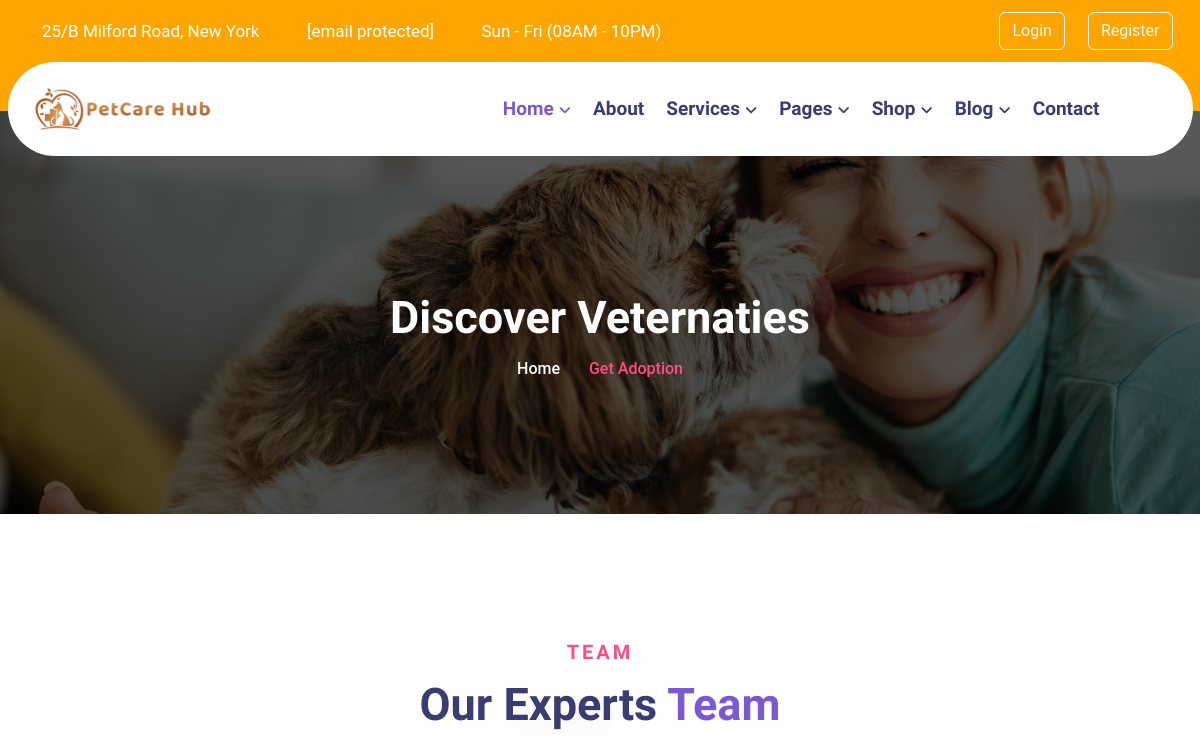
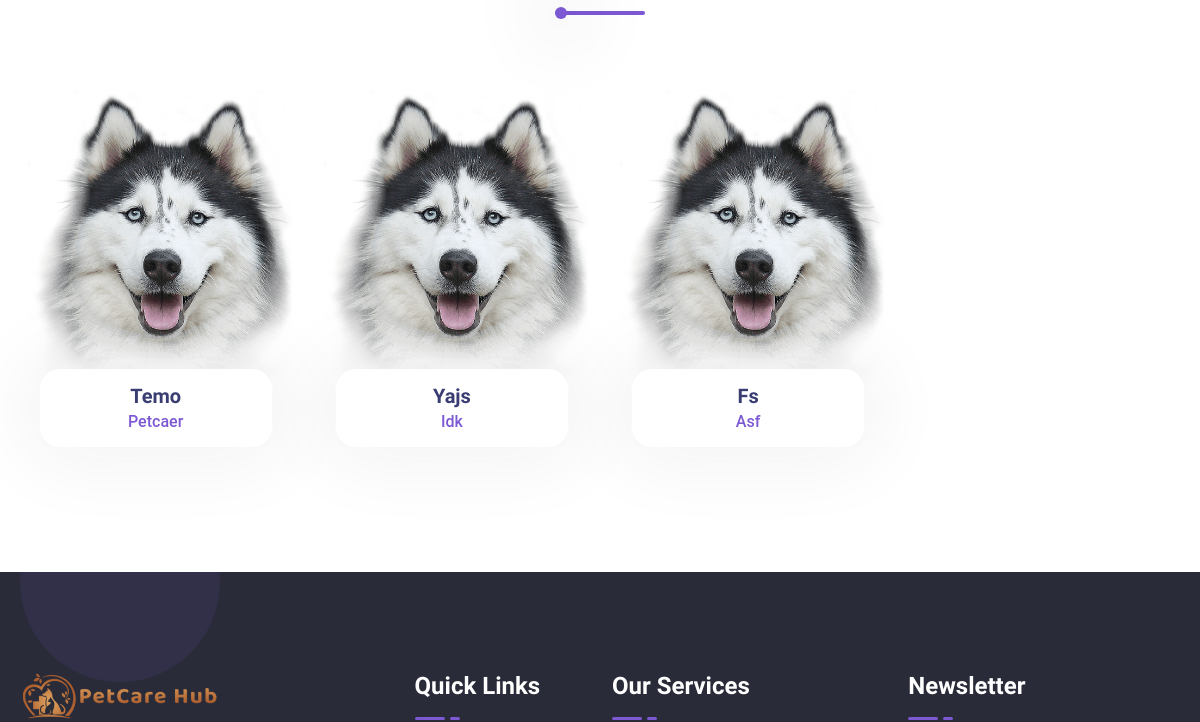
The page /vetdis/ (upper part) on the database as committed earlier (2 pictures, top to bottom).
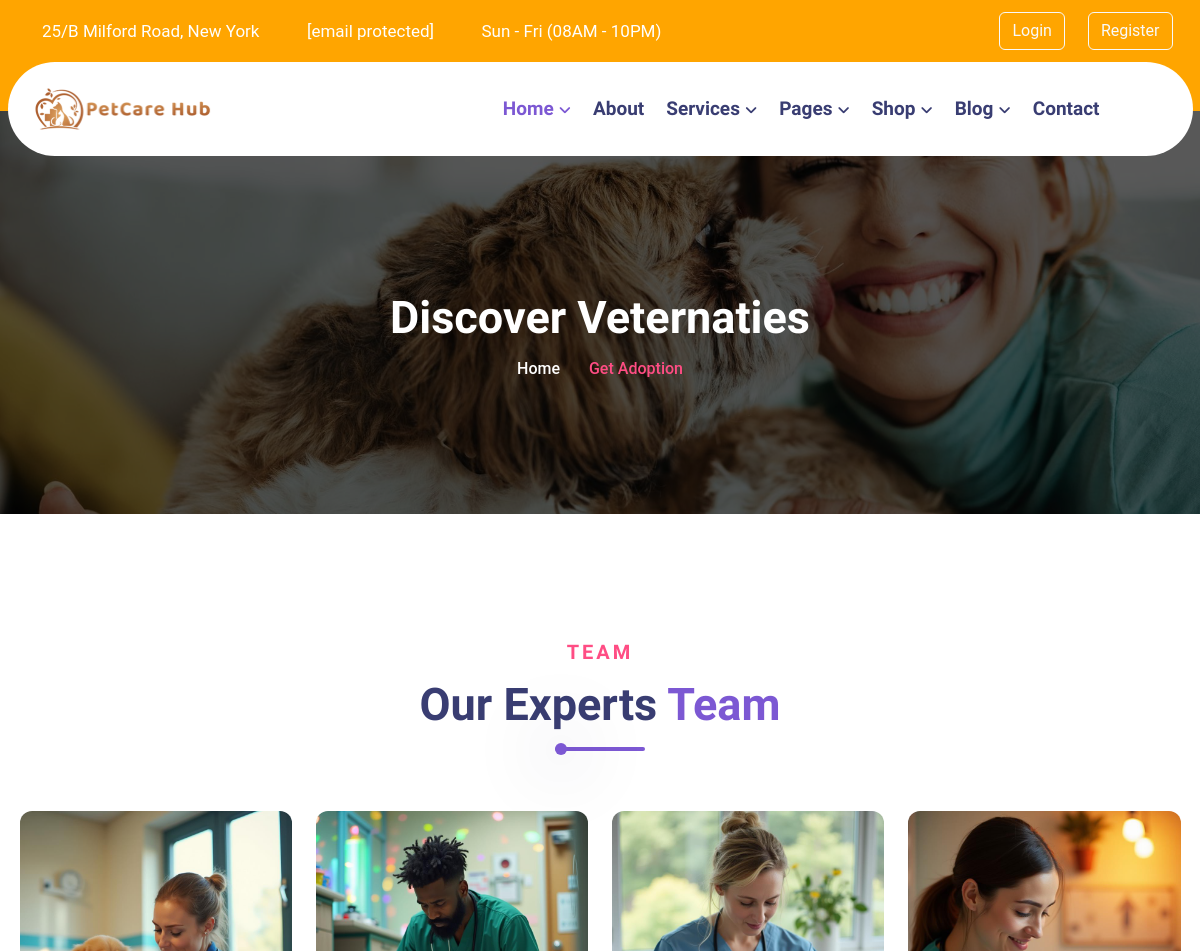
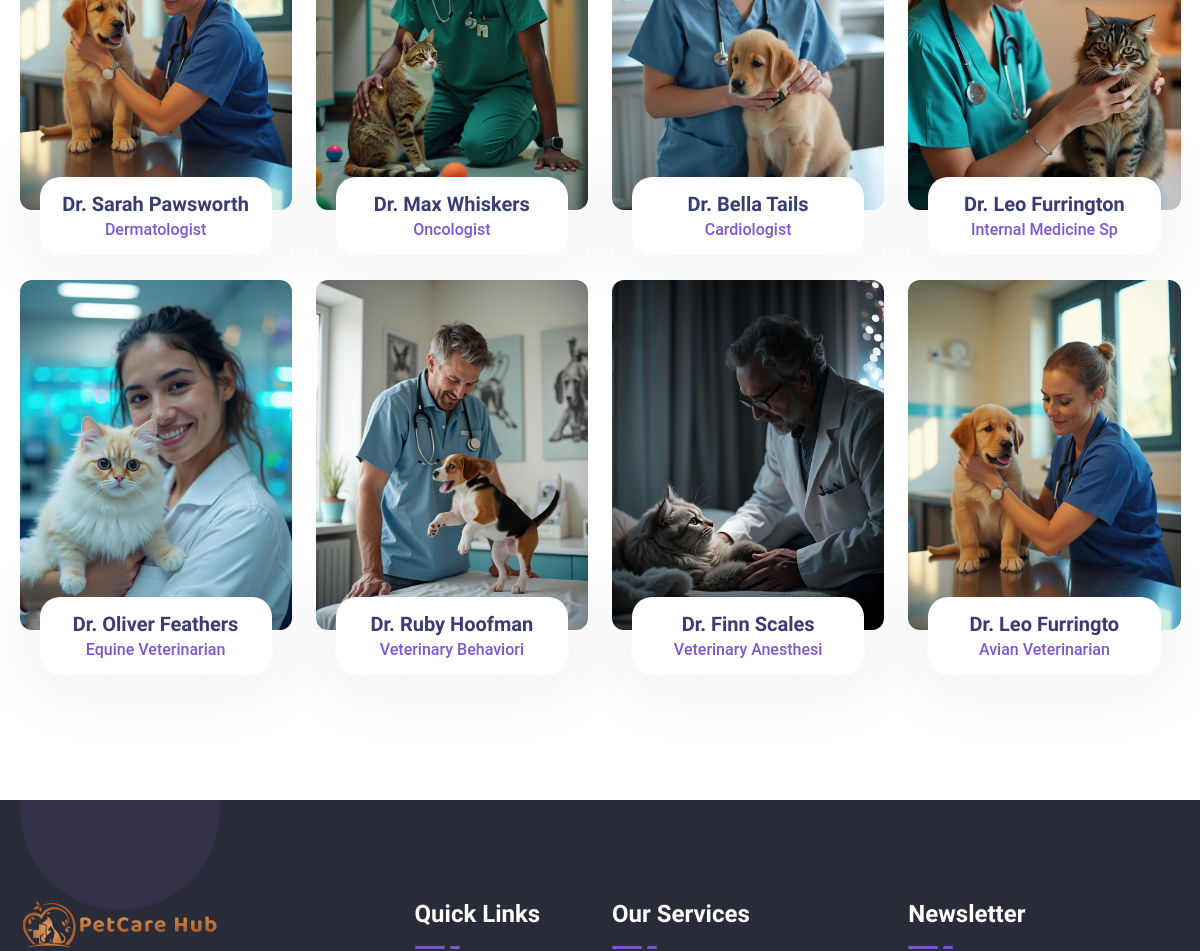
The same page on the database as committed later (2 pictures, top to bottom).
### myapp/models.py (models this page shows, shortened)
class vetRegisterDB(models.Model):
    Name = models.CharField(max_length=30)
    Email = models.EmailField()
    Password = models.CharField(max_length=40)
    Photo = models.ImageField(upload_to='photos')
    Gender = models.CharField(max_length=10)
    Phone = models.BigIntegerField()
    LicenseFile = models.FileField(upload_to='files',default=None,max_length=250)
    Address = models.TextField()
    Specialization = models.CharField(max_length=20)
    YearsOfExperience = models.IntegerField()
    ClinicName = models.CharField(max_length=60)
    Price = models.IntegerField(default=500)
    TimeStamp = models.DateTimeField(auto_now_add=True)
    def vet_photo(self):
        return mark_safe('<img src="{}" width="100"/>'.format(self.Photo.url))
    vet_photo.allow_tags = True

### myapp/views.py (the view)
# urls.py: path('vetdis/',views.vetdiscoverpage),
def vetdiscoverpage(request):
    fetchdata = vetRegisterDB.objects.all()
    context = {
        "vetdis" : fetchdata
    }
    return render(request,"vetdiscover.html",context)

### myapp/templates/vetdiscover.html (shortened to what this page needs)
<!DOCTYPE html>
<html lang="en">
<head>
    <link rel="stylesheet" href="/static/css/bootstrap.min.css">
    <link rel="stylesheet" href="/static/css/all-fontawesome.min.css">
    <link rel="stylesheet" href="/static/css/icomoon.css">
    <link rel="stylesheet" href="/static/css/animate.min.css">
    <link rel="stylesheet" href="/static/css/magnific-popup.min.css">
    <link rel="stylesheet" href="/static/css/owl.carousel.min.css">
    <link rel="stylesheet" href="/static/css/style.css">
</head>
<body>
{% include 'nav.html' %}
       <main class="main">
       <div class="site-breadcrumb" style="background: url(/static/img/breadcrumb/01.jpg)">
            <div class="container">
                <h2 class="breadcrumb-title">Discover Veternaties</h2>
                <ul class="breadcrumb-menu">
                    <li><a href="index.html">Home</a></li>
                    <li class="active">Get Adoption</li>
                </ul>
            </div>
        </div>
        <div class="team-area pt-120 pb-100">
            <div class="container">
                <div class="row">
                    <div class="col-lg-6 mx-auto wow fadeInDown" data-wow-duration="1s" data-wow-delay=".25s">
                        <div class="site-heading text-center">
                            <span class="site-title-tagline">Team</span>
                            <h2 class="site-title">Our Experts <span>Team</span></h2>
                            <div class="heading-divider"></div>
                        </div>
                    </div>
                </div>
                <div class="row">
                    {% for i in vetdis %}
                    <div class="col-md-6 col-lg-3">
                        <div class="team-item wow fadeInUp" data-wow-duration="1s" data-wow-delay=".25s">
                            <div class="team-img">
                               <a href="/svp/{{ i.id }}"> <img src="/media/{{ i.Photo }}" alt="thumb"></a>
                            </div>
                            <div class="team-content">
                                <div class="team-bio">
                                    <h5><a href="#">{{ i.Name }}</a></h5>
                                    <span>{{ i.Specialization }}</span>
                                </div>
                            </div>
                        </div>
                    </div>
                    {% endfor %}
                </div>
            </div>
        </div>
    {% include 'footer.html' %}
       </main>
</body>
</html>

### myapp/templates/nav.html (shortened to what this page needs)
    <header class="header custom-header">
        <div class="header-top">
            <div class="container">
                <div class="header-top-wrapper">
                    <div class="header-top-left">
                        <div class="header-top-contact">
                            <ul>
                                <li>
                                    <div class="header-top-contact-info">
                                        <a href="#"><i class="far fa-map-marker-alt"></i> 25/B Milford Road, New
                                            York</a>
                                    </div>
                                </li>
                                <li>
                                    <div class="header-top-contact-info">
                                        <a href="https://live.themewild.com/cdn-cgi/l/email-protection#4b22252d240b2e332a263b272e65282426"><i class="far fa-envelope"></i>
                                            <span class="__cf_email__" data-cfemail="eb82858d84ab8e938a869b878ec5888486">[email&#160;protected]</span></a>
                                    </div>
                                </li>
                                <li>
                                    <div class="header-top-contact-info">
                                        <a href="#"><i class="far fa-clock"></i> Sun - Fri (08AM - 10PM)</a>
                                    </div>
                                </li>
                            </ul>
                        </div>
                    </div>
                    {% if request.session.log_name %}
                      <div class="header-top-right">
                        <a href="/logout" class="btn btn-outline-light me-2">Logout</a>
                           <div class="header-btn">
                                <a href="#" class="theme-btn mt-2">{{ request.session.log_name }}</a>
                            </div>
                   </div>
                    {% else %}
                   <div class="header-top-right">
                        <a href="/login" class="btn btn-outline-light me-2">Login</a>
                        <a href="/register" class="btn btn-outline-light me-2">Register</a>
                   </div>
                    {% endif %}
                </div>
            </div>
        </div>
        <div class="main-navigation">
            <nav class="navbar navbar-expand-lg">
                <div class="container custom-nav">
                    <a class="navbar-brand" href="/">
                        <img src="/static/img/logo/logo4.png" alt="logo">
                    </a>
                    <div class="collapse navbar-collapse" id="main_nav">
                        <ul class="navbar-nav">
                            <li class="nav-item dropdown">
                                <a class="nav-link dropdown-toggle active" href="#" data-bs-toggle="dropdown">Home</a>
                            </li>
                            <li class="nav-item"><a class="nav-link" href="/about">About</a></li>
                            <li class="nav-item dropdown">
                                <a class="nav-link dropdown-toggle" href="#" data-bs-toggle="dropdown">Services</a>
                            </li>
                            <li class="nav-item dropdown">
                                <a class="nav-link dropdown-toggle" href="#" data-bs-toggle="dropdown">Pages</a>
                            </li>
                            <li class="nav-item dropdown">
                                <a class="nav-link dropdown-toggle" href="#" data-bs-toggle="dropdown">Shop</a>
                            </li>
                            <li class="nav-item dropdown">
                                <a class="nav-link dropdown-toggle" href="#" data-bs-toggle="dropdown">Blog</a>
                            </li>
                            <li class="nav-item"><a class="nav-link" href="contact.html">Contact</a></li>
                        </ul>
                        <div class="header-nav-right">
                            <div class="header-nav-search">
                                <a href="#" class="header-nav-link search-box-outer"><i class="far fa-search"></i></a>
                            </div>
                        </div>
                    </div>
                </div>
            </nav>
        </div>
    </header>

### myapp/templates/footer.html (shortened to what this page needs)
 <footer class="footer-area">
        <div class="footer-widget">
            <div class="container">
                <div class="row footer-widget-wrapper pt-100 pb-70">
                    <div class="col-md-6 col-lg-4">
                        <div class="footer-widget-box about-us">
                            <a href="#" class="footer-logo">
                                <img src="/static/img/logo/logo4.png" alt="">
                            </a>
                        </div>
                    </div>
                    <div class="col-md-6 col-lg-2">
                        <div class="footer-widget-box list">
                            <h4 class="footer-widget-title">Quick Links</h4>
                        </div>
                    </div>
                    <div class="col-md-6 col-lg-3">
                        <div class="footer-widget-box list">
                            <h4 class="footer-widget-title">Our Services</h4>
                        </div>
                    </div>
                    <div class="col-md-6 col-lg-3">
                        <div class="footer-widget-box list">
                            <h4 class="footer-widget-title">Newsletter</h4>
                        </div>
                    </div>
                </div>
            </div>
        </div>
    </footer>

Rows that differ between the two databases and show on the page:
removed vetRegisterDB: Photo (picture), Name "Temo", Specialization "Petcaer"
removed vetRegisterDB: Photo (picture), Name "Yajs", Specialization "Idk"
removed vetRegisterDB: Photo (picture), Name "Fs", Specialization "Asf"
added vetRegisterDB: Photo (picture), Name "Dr. Sarah Pawsworth", Specialization "Dermatologist"
added vetRegisterDB: Photo (picture), Name "Dr. Max Whiskers", Specialization "Oncologist"
added vetRegisterDB: Photo (picture), Name "Dr. Bella Tails", Specialization "Cardiologist"
added vetRegisterDB: Photo (picture), Name "Dr. Leo Furrington", Specialization "Internal Medicine Sp"
added vetRegisterDB: Photo (picture), Name "Dr. Oliver Feathers", Specialization "Equine Veterinarian"
added vetRegisterDB: Photo (picture), Name "Dr. Ruby Hoofman", Specialization "Veterinary Behaviori"
added vetRegisterDB: Photo (picture), Name "Dr. Finn Scales", Specialization "Veterinary Anesthesi"
added vetRegisterDB: Photo (picture), Name "Dr. Leo Furringto", Specialization "Avian Veterinarian"
